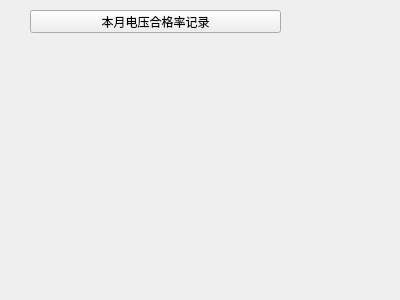
<?xml version="1.0" encoding="UTF-8"?>
<ui version="4.0">
 <class>qualified_rateofvoltage</class>
 <widget class="QWidget" name="qualified_rateofvoltage">
  <property name="geometry">
   <rect>
    <x>0</x>
    <y>0</y>
    <width>400</width>
    <height>300</height>
   </rect>
  </property>
  <property name="windowTitle">
   <string>Form</string>
  </property>
  <widget class="QPushButton" name="ABCqualified_rateofvoltage">
   <property name="geometry">
    <rect>
     <x>30</x>
     <y>10</y>
     <width>251</width>
     <height>23</height>
    </rect>
   </property>
   <property name="text">
    <string>本月电压合格率记录</string>
   </property>
  </widget>
 </widget>
 <resources/>
 <connections/>
</ui>
